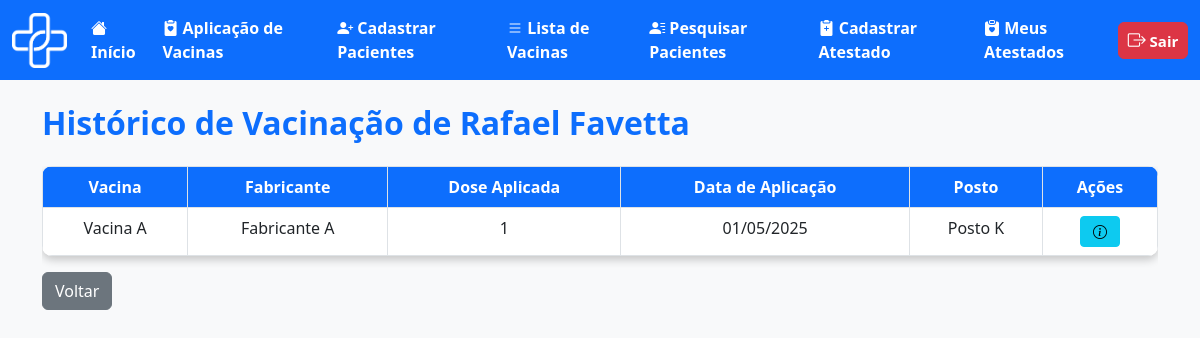
The app's page /medica/historico_vacinacao.php?id=1 (signed in) with its own data.
### tables this page shows
CREATE TABLE `usuario` (
  `id_usuario` int(11) NOT NULL,
  `nome_usuario` varchar(100) NOT NULL,
  `cpf` varchar(11) NOT NULL,
  `email_usuario` varchar(100) NOT NULL,
  `tel_usuario` varchar(11) NOT NULL,
  `genero_usuario` char(1) NOT NULL CHECK (`genero_usuario` in ('M','F','O')),
  `naci_usuario` date NOT NULL,
  `peso_usuario` decimal(5,2) NOT NULL,
  `tipo_sang_usuario` varchar(3) NOT NULL,
  `med_usuario` varchar(100) NOT NULL,
  `doen_usuario` varchar(255) NOT NULL,
  `ale_usuario` varchar(255) NOT NULL,
  `cep_usuario` varchar(8) NOT NULL,
  `nc_usuario` int(10) NOT NULL,
  `senha` varchar(100) NOT NULL
);

CREATE TABLE `aplicacao` (
  `id_aplica` int(11) NOT NULL,
  `id_usuario` int(11) NOT NULL,
  `id_posto` int(11) NOT NULL,
  `id_medico` int(11) NOT NULL,
  `id_vaci` int(11) NOT NULL,
  `data_aplica` date NOT NULL,
  `dose_aplicad` int(1) DEFAULT NULL
);

CREATE TABLE `vacina` (
  `id_vaci` int(11) NOT NULL,
  `nome_vaci` varchar(100) NOT NULL,
  `fabri_vaci` varchar(100) NOT NULL,
  `lote_vaci` varchar(50) NOT NULL,
  `idade_aplica` int(3) NOT NULL,
  `via_adimicao` varchar(50) NOT NULL,
  `n_dose` int(1) NOT NULL,
  `intervalo_dose` int(11) NOT NULL,
  `estoque` int(11) NOT NULL
);

CREATE TABLE `posto` (
  `id_posto` int(11) NOT NULL,
  `nome_posto` varchar(100) NOT NULL,
  `cep_posto` int(8) NOT NULL,
  `n_posto` int(10) NOT NULL
);

### medica/historico_vacinacao.php (the view, shortened to what this page needs)
<?php
include('../outros/db_connect.php');
$id = isset($_GET['id']) ? intval($_GET['id']) : 0;
$stmt = $conn->prepare("SELECT nome_usuario FROM usuario WHERE id_usuario = ?");
$stmt->bind_param("i", $id);
$stmt->execute();
$res = $stmt->get_result();
$usuario = $res->fetch_assoc();
$sql = "SELECT a.id_aplica, a.data_aplica, v.nome_vaci, v.fabri_vaci, a.dose_aplicad, p.nome_posto
        FROM aplicacao a
        JOIN vacina v ON a.id_vaci = v.id_vaci
        JOIN posto p ON a.id_posto = p.id_posto
        WHERE a.id_usuario = ?
        ORDER BY a.data_aplica DESC";
$stmt2 = $conn->prepare($sql);
$stmt2->bind_param("i", $id);
$stmt2->execute();
$result = $stmt2->get_result();
?>
<!DOCTYPE html>
<html lang="pt-BR">
<head>
    <link href="https://cdn.jsdelivr.net/npm/bootstrap@5.3.0/dist/css/bootstrap.min.css" rel="stylesheet">
    <link href="https://cdn.jsdelivr.net/npm/bootstrap-icons/font/bootstrap-icons.css" rel="stylesheet">
</head>
<body>
    <nav class="navbar navbar-expand-lg bg-primary" data-bs-theme="dark">
        <div class="container-fluid">
            <div class="d-flex align-items-center">
                <img src="../img/logo_vetor.png" alt="Logo DigitalVac" width="55" height="55" class="me-3">
            </div>
            <div class="collapse navbar-collapse" id="navbarNavAltMarkup">
                <div class="navbar-nav">
                    <a class="nav-link active fs-6 fw-bold" href="telainicio.php">
                        <i class="bi bi-house-fill"></i> Início
                    </a>
                    <a class="nav-link active fs-6 fw-bold" href="cadastroaplic.php">
                        <i class="bi bi-clipboard2-heart-fill"></i> Aplicação de Vacinas
                    </a>
                    <a class="nav-link active fs-6 fw-bold" href="cadastropac.html">
                        <i class="bi bi-person-plus-fill"></i> Cadastrar Pacientes
                    </a>
                    <a class="nav-link active fs-6 fw-bold" href="listavac.php">
                        <i class="bi bi-list"></i> Lista de Vacinas
                    </a>
                    <a class="nav-link active fs-6 fw-bold" href="pesquisa_paciente.php">
                        <i class="bi bi-person-lines-fill"></i> Pesquisar Pacientes
                    </a>
                    <a class="nav-link active fs-6 fw-bold" href="cadastroatestado.php">
                        <i class="bi bi-clipboard2-plus-fill"></i> Cadastrar Atestado
                    </a>
                    <a class="nav-link active fs-6 fw-bold" href="atestado_medico.php">
                        <i class="bi bi-clipboard-heart-fill"></i> Meus Atestados
                    </a>
                </div>
                <ul class="navbar-nav ms-auto">
                    <li class="nav-item">
                        <a class="btn btn-danger fw-bold px-2 py-1" style="font-size: 15px; min-width: 70px;"
                            href="../outros/sair.php">
                            <i class="bi bi-box-arrow-right" style="font-size: 18px;"></i> Sair
                        </a>
                    </li>
                </ul>
            </div>
        </div>
    </nav>
    <div class="container mt-4">
        <h2 class="text-primary fw-bold mb-4">Histórico de Vacinação de
            <?php echo htmlspecialchars($usuario['nome_usuario']); ?></h2>
        <?php if ($result->num_rows > 0): ?>
            <div class="table-responsive">
                <table class="table table-bordered text-center mx-auto">
                    <thead>
                        <tr>
                            <th>Vacina</th>
                            <th>Fabricante</th>
                            <th>Dose Aplicada</th>
                            <th>Data de Aplicação</th>
                            <th>Posto</th>
                            <th>Ações</th>
                        </tr>
                    </thead>
                    <tbody>
                        <?php
                        $rowIndex = 0;
                        while ($row = $result->fetch_assoc()):
                            $rowClass = ($rowIndex % 2 === 1) ? 'table-secondary' : 'bg-white';
                            ?>
                            <tr class="<?php echo $rowClass; ?>">
                                <td><?php echo htmlspecialchars($row['nome_vaci']); ?></td>
                                <td><?php echo htmlspecialchars($row['fabri_vaci']); ?></td>
                                <td><?php echo htmlspecialchars($row['dose_aplicad']); ?></td>
                                <td><?php echo htmlspecialchars(date('d/m/Y', strtotime($row['data_aplica']))); ?></td>
                                <td><?php echo htmlspecialchars($row['nome_posto']); ?></td>
                                <td>
                                    <a href="ver_vacina.php?id_aplica=<?php echo $row['id_aplica']; ?>"
                                        class="btn btn-sm btn-info" title="Ver Informações">
                                        <i class="bi bi-info-circle"></i>
                                    </a>
                                </td>
                            </tr>
                            <?php $rowIndex++; endwhile; ?>
                    </tbody>
                </table>
            </div>
        <?php else: ?>
            <div class="alert alert-warning">Nenhuma vacinação registrada para este usuário.</div>
        <?php endif; ?>
        <a href="pesquisa_paciente.php" class="btn btn-secondary">Voltar</a>
    </div>
</body>
</html>

### medica/historico_vacinacao.php (style rules this page uses)
body { background-color: #f8f9fa; }
.table { background: white; border-radius: 10px; overflow: hidden; box-shadow: 0 4px 8px rgba(0, 0, 0, 0.2); }
.table thead th { background-color: #0d6efd !important; color: white !important; font-weight: bold; }
.table tbody tr:nth-child(odd) { background-color: #ffffff; }
.table td, .table th { background-color: transparent; }
.btn-info { min-width: 40px; }

### records on screen
usuario: nome_usuario "Rafael Favetta"
aplicacao: id_vaci.nome_vaci "Vacina A", id_vaci.fabri_vaci "Fabricante A", dose_aplicad "1", data_aplica "01/05/2025", id_posto.nome_posto "Posto K"
